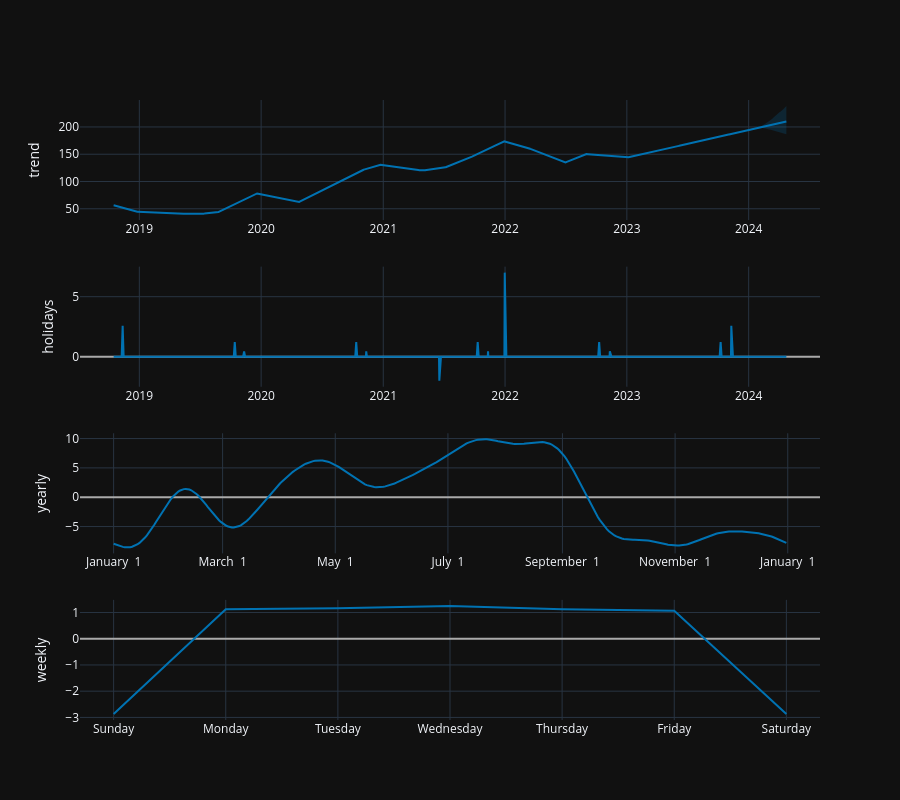

The cell this chart's notebook holds for it:
### Markdown cell above
## 6. Components Plot (Trend + Seasonality)

### Code cell
future = model.make_future_dataframe(periods=90)
full_forecast = model.predict(future)
fig_comp = plot_components_plotly(model, full_forecast)
fig_comp.update_layout(template='plotly_dark')
fig_comp.show()

### Figure 1 — Plotly figure (JSON) as saved in the notebook; plotly's stock layout.template omitted (floating-point values rounded to 4 significant figures; data arrays with more than 128 entries replaced by an {"elided": "..."} marker saying what was removed)
{"data": [{"line": {"color": "#0072B2", "width": 2}, "mode": "lines", "name": "trend", "type": "scatter", "x": {"elided": "1416 str values"}, "xaxis": "x", "y": {"elided": "1416 float values"}, "yaxis": "y"}, {"line": {"color": "rgba(0, 114, 178, 0.2)", "width": 0}, "mode": "lines", "name": "trend_upper", "type": "scatter", "x": {"elided": "1416 str values"}, "xaxis": "x", "y": {"elided": "1416 float values"}, "yaxis": "y"}, {"fill": "tonexty", "fillcolor": "rgba(0, 114, 178, 0.2)", "line": {"color": "rgba(0, 114, 178, 0.2)", "width": 0}, "mode": "lines", "name": "trend_lower", "type": "scatter", "x": {"elided": "1416 str values"}, "xaxis": "x", "y": {"elided": "1416 float values"}, "yaxis": "y"}, {"line": {"color": "#0072B2", "width": 2}, "mode": "lines", "name": "holidays", "text": {"elided": "1416 str values"}, "type": "scatter", "x": {"elided": "1416 str values"}, "xaxis": "x2", "y": {"elided": "1416 float values"}, "yaxis": "y2"}, {"line": {"color": "#0072B2", "width": 2}, "mode": "lines", "name": "yearly", "type": "scatter", "x": {"elided": "365 str values"}, "xaxis": "x3", "y": {"elided": "365 float values"}, "yaxis": "y3"}, {"line": {"color": "#0072B2", "width": 2}, "mode": "lines", "name": "weekly", "type": "scatter", "x": ["2017-01-01T00:00:00.000000000", "2017-01-02T00:00:00.000000000", "2017-01-03T00:00:00.000000000", "2017-01-04T00:00:00.000000000", "2017-01-05T00:00:00.000000000", "2017-01-06T00:00:00.000000000", "2017-01-07T00:00:00.000000000"], "xaxis": "x4", "y": [-2.87, 1.126, 1.162, 1.253, 1.129, 1.068, -2.87], "yaxis": "y4"}], "layout": {"height": 800, "showlegend": false, "width": 900, "xaxis": {"anchor": "y", "domain": [0, 1], "range": ["2018-07-07T04:48:00", "2024-08-01T19:12:00"], "type": "date"}, "xaxis2": {"anchor": "y2", "domain": [0, 1], "range": ["2018-07-07T04:48:00", "2024-08-01T19:12:00"], "type": "date"}, "xaxis3": {"anchor": "y3", "domain": [0, 1], "range": ["2016-12-13T18:54:02.958904115", "2018-01-18T11:04:57.863013581"], "tickformat": "%B %e", "type": "date"}, "xaxis4": {"anchor": "y4", "domain": [0, 1], "range": ["2016-12-31T16:48:00", "2017-01-07T07:12:00"], "tickformat": "%A", "type": "date"}, "yaxis": {"anchor": "x", "domain": [0.8063, 1], "rangemode": "normal", "title": {"text": "trend"}, "zerolinecolor": "#AAA"}, "yaxis2": {"anchor": "x2", "domain": [0.5375, 0.7312], "rangemode": "tozero", "title": {"text": "holidays"}, "zerolinecolor": "#AAA"}, "yaxis3": {"anchor": "x3", "domain": [0.2687, 0.4625], "title": {"text": "yearly"}, "zerolinecolor": "#AAA"}, "yaxis4": {"anchor": "x4", "domain": [0, 0.1938], "title": {"text": "weekly"}, "zerolinecolor": "#AAA"}}}
